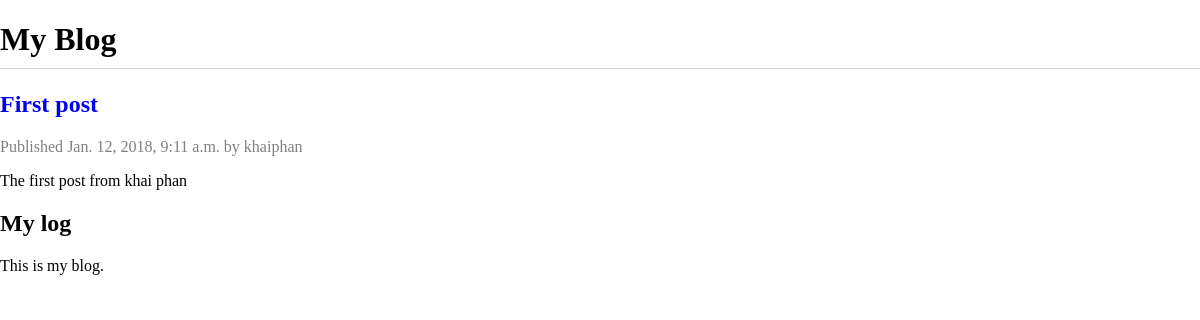
/blog/, run on an earlier commit of the app's database.
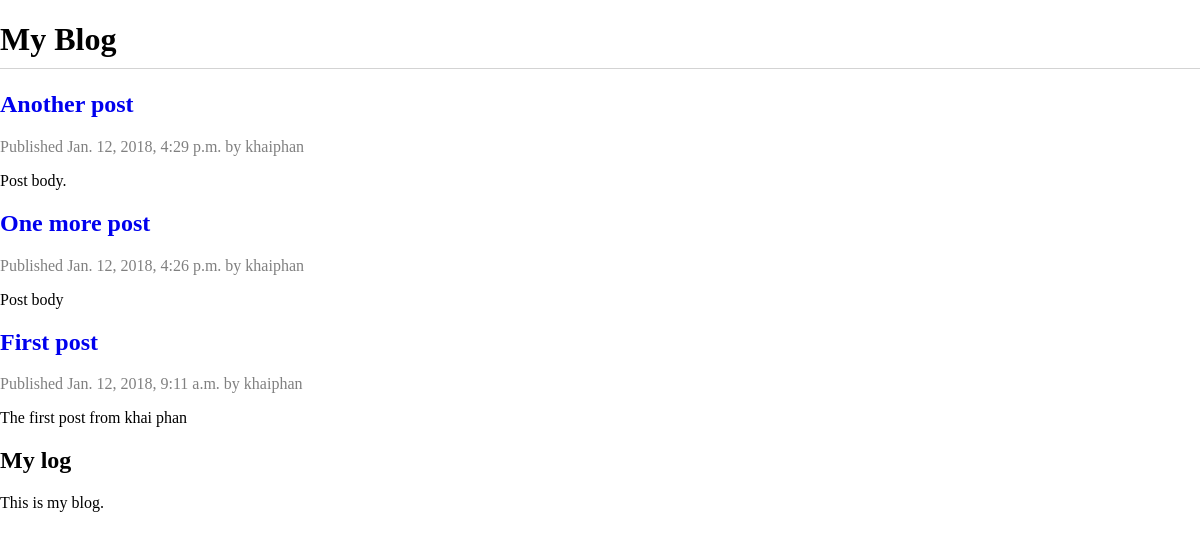
And on a later commit of the database.
### blog/models.py (models this page shows, shortened)
class Post(models.Model):
    STATUS_CHOISE = (
        ('draft', 'Draft'),
        ('published', 'Published'),
    )
    title = models.CharField(max_length=50)
    slug = models.SlugField(max_length=250, unique_for_date='publish')
    author = models.ForeignKey(User, related_name='blog_post', on_delete=models.SET(get_sentinel_user))
    body = models.TextField()
    publish = models.DateTimeField(default=timezone.now)
    created = models.DateTimeField(auto_now_add=True)
    update = models.DateTimeField(auto_now=True)
    status = models.CharField(max_length=10, choices=STATUS_CHOISE, default='draft')
    objects = models.Manager()
    published = PublishedManage()
    class Meta:
        ordering = ('-publish',)

### blog/views.py (the view)
def post_list(request):
    posts = Post.published.all()
    return render(request, 'blog/post/list.html', {'posts': posts})

### blog/models.py (called while the page is built)
    def get_queryset(self):
        return super(PublishedManage, self).get_queryset()\
                                            .filter(status='draft')

### blog/templates/blog/post/list.html (shortened to what this page needs)
{% extends "blog/base.html" %}
{% block content %}
    <h1>My Blog</h1>
    {% for post in posts %}
        <h2>
            <a href="{% url 'post_detail' 1 2 3 4 sadksa %}">
                {{ post.title }}
            </a>
        </h2>
        <p class="date">
            Published {{ post.publish }} by {{ post.author }}
        </p>
        {{ post.body|truncatewords:30|linebreaks }}
    {% endfor %}
{% endblock content %}

### blog/templates/blog/base.html (shortened to what this page needs)
{% load staticfiles %}
<!DOCTYPE html>
<html lang="en">
<head>
    <link href="{% static "css/blog.css" %}" rel="stylesheet">
</head>
<body>
    <div id="content">
        {% block content %}
        {% endblock content %}
    </div>
    <div id="slidebar">
        <h2> My log</h2>
        <p>This is my blog.</p>
    </div>
</body>
</html>

### blog/static/css/blog.css (style rules this page uses)
* { box-sizing:border-box; }
a { text-decoration: none; }
body, html { height: 100%; margin: 0; }
h1 { border-bottom: 1px solid lightgrey; padding-bottom: 10px; }
.date, .info { color: grey; }

What changed in the data, as far as the page shows it:
added Post: title "Another post", publish "Jan. 12, 2018, 4:29 p.m.", author "khaiphan", body "Post body."
added Post: title "One more post", publish "Jan. 12, 2018, 4:26 p.m.", author "khaiphan", body "Post body"
